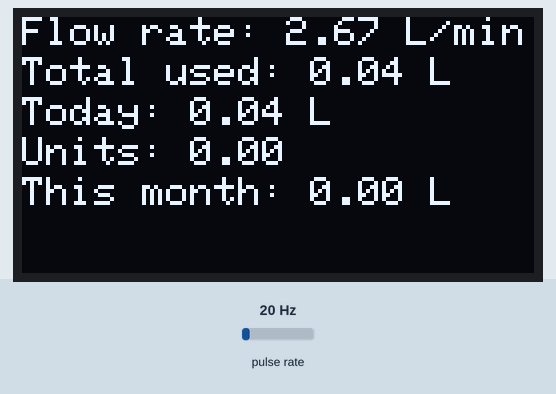
Simulated run of this sketch. Board: Arduino Mega 2560, built with avr-gcc and run on an emulated ATmega2560. Shown: 128×64 one-colour display. Wiring (inferred from the names in the program): pulse sensor: data pin 2. The inputs (shaded band) are chosen by the test bench; at power-on: pulse rate 20 Hz. Storage starts empty.

Above: at 1.6 s.
1.7 s: pulse rate (sensor on pin 2) set to 4 Hz
At 2.4 s:
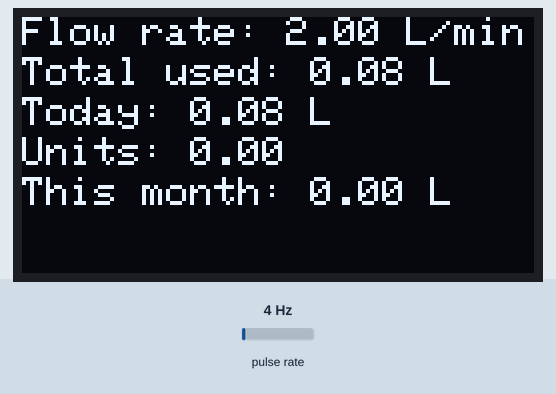
4.7 s: pulse rate (sensor on pin 2) set to 50 Hz
At 5.8 s:
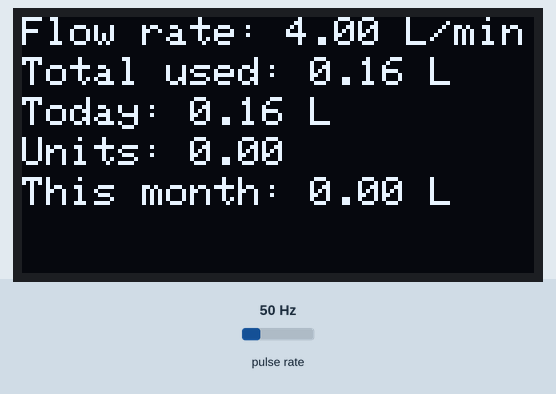
7.7 s: pulse rate (sensor on pin 2) set to 100 Hz
At 9.1 s:
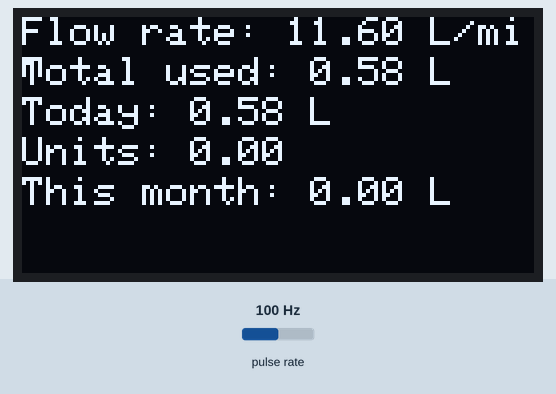
Timing chart, 0 to 10.7 s (numbered marks = the images above; inputs shaded):
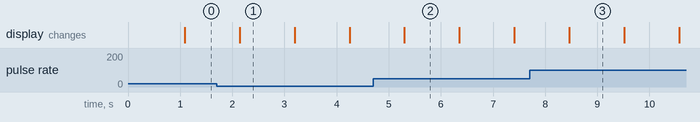

Measured:
- what the display in image 1 shows lasts 1.1 s, from 2.1 s to 3.2 s

The sketch:

arduino_main.ino
```cpp
#include <Wire.h>
#include <Adafruit_GFX.h>
#include <Adafruit_SSD1306.h>
#include <SPI.h>
#include <SD.h>

// OLED display settings
#define SCREEN_WIDTH 128
#define SCREEN_HEIGHT 64
#define OLED_RESET    -1
Adafruit_SSD1306 display(SCREEN_WIDTH, SCREEN_HEIGHT, &Wire, OLED_RESET);

// SD card pin (adjust based on your wiring)
#define SD_CS_PIN 53

// Water flow meter settings
volatile int pulseCount = 0;
float flowRate = 0.0;
float totalLiters = 0.0;  // Total water used in liters
float dailyLiters = 0.0;  // Water used today in liters
float monthlyLiters = 0.0;  // Water used this month in liters
float unitUsed = 0.0;  // Water used in units (e.g., 1 unit = 1000 liters)
unsigned long oldTime = 0;
unsigned long lastMidnight = 0; // To track the time for resetting daily usage

// Pin connected to the flow meter
const int flowMeterPin = 2;  // Interrupt pin

// Unit conversion (1 unit = 1000 liters)
const float LITERS_PER_UNIT = 1000.0;

void pulseCounter() {
  pulseCount++;
}

void setup() {
  Serial.begin(9600);           // Main serial for debugging
  Serial1.begin(9600);          // Serial for communication with NodeMCU (TX1/RX1)

  // Initialize OLED display
  if (!display.begin(SSD1306_SWITCHCAPVCC, 0x3C)) {
    Serial.println(F("SSD1306 allocation failed"));
    for (;;);
  }
  display.clearDisplay();

  // Initialize SD card
  if (!SD.begin(SD_CS_PIN)) {
    Serial.println("SD card initialization failed!");
    return;
  }

  // Initialize flow meter pin and interrupt
  pinMode(flowMeterPin, INPUT_PULLUP);
  attachInterrupt(digitalPinToInterrupt(flowMeterPin), pulseCounter, FALLING);

  oldTime = millis();
  lastMidnight = millis();
}

void loop() {
  if (millis() - oldTime > 1000) {  // Every second
    detachInterrupt(digitalPinToInterrupt(flowMeterPin));

    // Calculate flow rate in liters/min
    flowRate = (pulseCount / 7.5);  // Adjust based on flow meter spec
    float flowLiters = flowRate / 60;  // Convert to liters per second

    // Update totals
    totalLiters += flowLiters;
    dailyLiters += flowLiters;
    unitUsed = totalLiters / LITERS_PER_UNIT;

    // Display on OLED
    displayData();

    // Log data to SD card
    logToSD();

    // Send data to NodeMCU
    sendToNodeMCU(flowRate, totalLiters, dailyLiters, unitUsed);

    pulseCount = 0;
    oldTime = millis();

    if (millis() - lastMidnight > 86400000) {  // Reset at midnight
      resetDailyUsage();
    }

    attachInterrupt(digitalPinToInterrupt(flowMeterPin), pulseCounter, FALLING);
  }
}

void displayData() {
  display.clearDisplay();
  display.setTextSize(1);
  display.setTextColor(WHITE);

  // Flow rate
  display.setCursor(0, 0);
  display.print("Flow rate: ");
  display.print(flowRate);
  display.println(" L/min");

  // Total liters
  display.setCursor(0, 10);
  display.print("Total used: ");
  display.print(totalLiters);
  display.println(" L");

  // Daily liters
  display.setCursor(0, 20);
  display.print("Today: ");
  display.print(dailyLiters);
  display.println(" L");

  // Units
  display.setCursor(0, 30);
  display.print("Units: ");
  display.print(unitUsed);

  // Monthly liters
  display.setCursor(0, 40);
  display.print("This month: ");
  display.print(monthlyLiters);
  display.println(" L");

  display.display();
}

void logToSD() {
  File dataFile = SD.open("datalog.txt", FILE_WRITE);
  if (dataFile) {
    dataFile.print("Flow rate: ");
    dataFile.print(flowRate);
    dataFile.print(" L/min, ");
    dataFile.print("Total: ");
    dataFile.print(totalLiters);
    dataFile.print(" L, ");
    dataFile.print("Today: ");
    dataFile.print(dailyLiters);
    dataFile.print(" L, ");
    dataFile.print("Units: ");
    dataFile.print(unitUsed);
    dataFile.print(", This month: ");
    dataFile.print(monthlyLiters);
    dataFile.println(" L");
    dataFile.close();
  } else {
    Serial.println("Error opening datalog.txt");
  }
}

void sendToNodeMCU(float flowRate, float totalLiters, float dailyLiters, float unitUsed) {
  // Send data to NodeMCU via Serial1
Serial1.print("Flowrate: ");
  Serial1.print(flowRate);
  Serial1.print(", Total: ");
  Serial1.print(totalLiters);
  Serial1.print(", Today: ");
  Serial1.print(dailyLiters);
  Serial1.print(", Unit: ");
  Serial1.println(unitUsed);
}

void resetDailyUsage() {
  monthlyLiters += dailyLiters;
  dailyLiters = 0;
  lastMidnight = millis();
}
```
